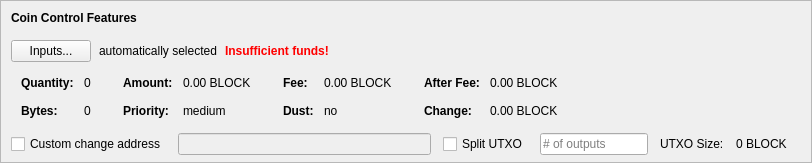
    <widget class="QFrame" name="frameCoinControl">
     <property name="sizePolicy">
      <sizepolicy hsizetype="Expanding" vsizetype="Expanding">
       <horstretch>0</horstretch>
       <verstretch>0</verstretch>
      </sizepolicy>
     </property>
     <property name="maximumSize">
      <size>
       <width>16777215</width>
       <height>16777215</height>
      </size>
     </property>
     <property name="frameShape">
      <enum>QFrame::StyledPanel</enum>
     </property>
     <property name="frameShadow">
      <enum>QFrame::Sunken</enum>
     </property>
     <layout class="QVBoxLayout" name="verticalLayoutCoinControl2">
      <property name="spacing">
       <number>0</number>
      </property>
      <property name="leftMargin">
       <number>0</number>
      </property>
      <property name="topMargin">
       <number>0</number>
      </property>
      <property name="rightMargin">
       <number>0</number>
      </property>
      <property name="bottomMargin">
       <number>6</number>
      </property>
      <item>
       <layout class="QVBoxLayout" name="verticalLayoutCoinControl" stretch="0,0,0,0,1">
        <property name="spacing">
         <number>0</number>
        </property>
        <property name="leftMargin">
         <number>10</number>
        </property>
        <property name="topMargin">
         <number>10</number>
        </property>
        <item>
         <layout class="QHBoxLayout" name="horizontalLayoutCoinControl1">
          <property name="bottomMargin">
           <number>15</number>
          </property>
          <item>
           <widget class="QLabel" name="labelCoinControlFeatures">
            <property name="sizePolicy">
             <sizepolicy hsizetype="Preferred" vsizetype="Maximum">
              <horstretch>0</horstretch>
              <verstretch>0</verstretch>
             </sizepolicy>
            </property>
            <property name="font">
             <font>
              <weight>75</weight>
              <bold>true</bold>
             </font>
            </property>
            <property name="styleSheet">
             <string notr="true">font-weight:bold;</string>
            </property>
            <property name="text">
             <string>Coin Control Features</string>
            </property>
           </widget>
          </item>
         </layout>
        </item>
        <item>
         <layout class="QHBoxLayout" name="horizontalLayoutCoinControl2" stretch="0,0,0,0">
          <property name="spacing">
           <number>8</number>
          </property>
          <property name="bottomMargin">
           <number>10</number>
          </property>
          <item>
           <widget class="QPushButton" name="pushButtonCoinControl">
            <property name="styleSheet">
             <string notr="true"/>
            </property>
            <property name="text">
             <string>Inputs...</string>
            </property>
            <property name="autoDefault">
             <bool>false</bool>
            </property>
           </widget>
          </item>
          <item>
           <widget class="QLabel" name="labelCoinControlAutomaticallySelected">
            <property name="text">
             <string>automatically selected</string>
            </property>
            <property name="margin">
             <number>5</number>
            </property>
           </widget>
          </item>
          <item>
           <widget class="QLabel" name="labelCoinControlInsuffFunds">
            <property name="font">
             <font>
              <weight>75</weight>
              <bold>true</bold>
             </font>
            </property>
            <property name="styleSheet">
             <string notr="true">color:red;font-weight:bold;</string>
            </property>
            <property name="text">
             <string>Insufficient funds!</string>
            </property>
            <property name="margin">
             <number>5</number>
            </property>
           </widget>
          </item>
          <item>
           <spacer name="horizontalSpacerCoinControl">
            <property name="orientation">
             <enum>Qt::Horizontal</enum>
            </property>
            <property name="sizeHint" stdset="0">
             <size>
              <width>40</width>
              <height>1</height>
             </size>
            </property>
           </spacer>
          </item>
         </layout>
        </item>
        <item>
         <widget class="QWidget" name="widgetCoinControl" native="true">
          <property name="sizePolicy">
           <sizepolicy hsizetype="Preferred" vsizetype="Preferred">
            <horstretch>0</horstretch>
            <verstretch>0</verstretch>
           </sizepolicy>
          </property>
          <property name="minimumSize">
           <size>
            <width>0</width>
            <height>0</height>
           </size>
          </property>
          <property name="styleSheet">
           <string notr="true"/>
          </property>
          <layout class="QHBoxLayout" name="horizontalLayoutCoinControl5">
           <property name="leftMargin">
            <number>0</number>
           </property>
           <property name="topMargin">
            <number>0</number>
           </property>
           <property name="rightMargin">
            <number>0</number>
           </property>
           <property name="bottomMargin">
            <number>0</number>
           </property>
           <item>
            <layout class="QHBoxLayout" name="horizontalLayoutCoinControl3" stretch="0,0,0,1">
             <property name="spacing">
              <number>20</number>
             </property>
             <property name="topMargin">
              <number>0</number>
             </property>
             <property name="bottomMargin">
              <number>10</number>
             </property>
             <item>
              <layout class="QFormLayout" name="formLayoutCoinControl1">
               <property name="horizontalSpacing">
                <number>10</number>
               </property>
               <property name="verticalSpacing">
                <number>14</number>
               </property>
               <property name="leftMargin">
                <number>10</number>
               </property>
               <property name="topMargin">
                <number>4</number>
               </property>
               <property name="rightMargin">
                <number>6</number>
               </property>
               <item row="0" column="0">
                <widget class="QLabel" name="labelCoinControlQuantityText">
                 <property name="font">
                  <font>
                   <weight>75</weight>
                   <bold>true</bold>
                  </font>
                 </property>
                 <property name="text">
                  <string>Quantity:</string>
                 </property>
                 <property name="margin">
                  <number>0</number>
                 </property>
                </widget>
               </item>
               <item row="0" column="1">
                <widget class="QLabel" name="labelCoinControlQuantity">
                 <property name="cursor">
                  <cursorShape>IBeamCursor</cursorShape>
                 </property>
                 <property name="contextMenuPolicy">
                  <enum>Qt::ActionsContextMenu</enum>
                 </property>
                 <property name="text">
                  <string notr="true">0</string>
                 </property>
                 <property name="margin">
                  <number>0</number>
                 </property>
                 <property name="textInteractionFlags">
                  <set>Qt::LinksAccessibleByMouse|Qt::TextSelectableByKeyboard|Qt::TextSelectableByMouse</set>
                 </property>
                </widget>
               </item>
               <item row="1" column="0">
                <widget class="QLabel" name="labelCoinControlBytesText">
                 <property name="font">
                  <font>
                   <weight>75</weight>
                   <bold>true</bold>
                  </font>
                 </property>
                 <property name="text">
                  <string>Bytes:</string>
                 </property>
                </widget>
               </item>
               <item row="1" column="1">
                <widget class="QLabel" name="labelCoinControlBytes">
                 <property name="cursor">
                  <cursorShape>IBeamCursor</cursorShape>
                 </property>
                 <property name="contextMenuPolicy">
                  <enum>Qt::ActionsContextMenu</enum>
                 </property>
                 <property name="text">
                  <string notr="true">0</string>
                 </property>
                 <property name="textInteractionFlags">
                  <set>Qt::LinksAccessibleByMouse|Qt::TextSelectableByKeyboard|Qt::TextSelectableByMouse</set>
                 </property>
                </widget>
               </item>
              </layout>
             </item>
             <item>
              <layout class="QFormLayout" name="formLayoutCoinControl2">
               <property name="horizontalSpacing">
                <number>10</number>
               </property>
               <property name="verticalSpacing">
                <number>14</number>
               </property>
               <property name="leftMargin">
                <number>6</number>
               </property>
               <property name="topMargin">
                <number>4</number>
               </property>
               <property name="rightMargin">
                <number>6</number>
               </property>
               <item row="0" column="0">
                <widget class="QLabel" name="labelCoinControlAmountText">
                 <property name="font">
                  <font>
                   <weight>75</weight>
                   <bold>true</bold>
                  </font>
                 </property>
                 <property name="text">
                  <string>Amount:</string>
                 </property>
                 <property name="margin">
                  <number>0</number>
                 </property>
                </widget>
               </item>
               <item row="0" column="1">
                <widget class="QLabel" name="labelCoinControlAmount">
                 <property name="cursor">
                  <cursorShape>IBeamCursor</cursorShape>
                 </property>
                 <property name="contextMenuPolicy">
                  <enum>Qt::ActionsContextMenu</enum>
                 </property>
                 <property name="text">
                  <string notr="true">0.00 BLOCK</string>
                 </property>
                 <property name="textInteractionFlags">
                  <set>Qt::LinksAccessibleByMouse|Qt::TextSelectableByKeyboard|Qt::TextSelectableByMouse</set>
                 </property>
                </widget>
               </item>
               <item row="1" column="0">
                <widget class="QLabel" name="labelCoinControlPriorityText">
                 <property name="font">
                  <font>
                   <weight>75</weight>
                   <bold>true</bold>
                  </font>
                 </property>
                 <property name="text">
                  <string>Priority:</string>
                 </property>
                </widget>
               </item>
               <item row="1" column="1">
                <widget class="QLabel" name="labelCoinControlPriority">
                 <property name="cursor">
                  <cursorShape>IBeamCursor</cursorShape>
                 </property>
                 <property name="contextMenuPolicy">
                  <enum>Qt::ActionsContextMenu</enum>
                 </property>
                 <property name="text">
                  <string>medium</string>
                 </property>
                 <property name="textInteractionFlags">
                  <set>Qt::LinksAccessibleByMouse|Qt::TextSelectableByKeyboard|Qt::TextSelectableByMouse</set>
                 </property>
                </widget>
               </item>
              </layout>
             </item>
             <item>
              <layout class="QFormLayout" name="formLayoutCoinControl3">
               <property name="horizontalSpacing">
                <number>10</number>
               </property>
               <property name="verticalSpacing">
                <number>14</number>
               </property>
               <property name="leftMargin">
                <number>6</number>
               </property>
               <property name="topMargin">
                <number>4</number>
               </property>
               <property name="rightMargin">
                <number>6</number>
               </property>
               <item row="0" column="0">
                <widget class="QLabel" name="labelCoinControlFeeText">
                 <property name="font">
                  <font>
                   <weight>75</weight>
                   <bold>true</bold>
                  </font>
                 </property>
                 <property name="text">
                  <string>Fee:</string>
                 </property>
                 <property name="margin">
                  <number>0</number>
                 </property>
                </widget>
               </item>
               <item row="0" column="1">
                <widget class="QLabel" name="labelCoinControlFee">
                 <property name="cursor">
                  <cursorShape>IBeamCursor</cursorShape>
                 </property>
                 <property name="contextMenuPolicy">
                  <enum>Qt::ActionsContextMenu</enum>
                 </property>
                 <property name="text">
                  <string notr="true">0.00 BLOCK</string>
                 </property>
                 <property name="textInteractionFlags">
                  <set>Qt::LinksAccessibleByMouse|Qt::TextSelectableByKeyboard|Qt::TextSelectableByMouse</set>
                 </property>
                </widget>
               </item>
               <item row="1" column="0">
                <widget class="QLabel" name="labelCoinControlLowOutputText">
                 <property name="font">
                  <font>
                   <weight>75</weight>
                   <bold>true</bold>
                  </font>
                 </property>
                 <property name="text">
                  <string>Dust:</string>
                 </property>
                </widget>
               </item>
               <item row="1" column="1">
                <widget class="QLabel" name="labelCoinControlLowOutput">
                 <property name="cursor">
                  <cursorShape>IBeamCursor</cursorShape>
                 </property>
                 <property name="contextMenuPolicy">
                  <enum>Qt::ActionsContextMenu</enum>
                 </property>
                 <property name="text">
                  <string>no</string>
                 </property>
                 <property name="textInteractionFlags">
                  <set>Qt::LinksAccessibleByMouse|Qt::TextSelectableByKeyboard|Qt::TextSelectableByMouse</set>
                 </property>
                </widget>
               </item>
              </layout>
             </item>
             <item>
              <layout class="QFormLayout" name="formLayoutCoinControl4">
               <property name="horizontalSpacing">
                <number>10</number>
               </property>
               <property name="verticalSpacing">
                <number>14</number>
               </property>
               <property name="leftMargin">
                <number>6</number>
               </property>
               <property name="topMargin">
                <number>4</number>
               </property>
               <property name="rightMargin">
                <number>6</number>
               </property>
               <item row="0" column="0">
                <widget class="QLabel" name="labelCoinControlAfterFeeText">
                 <property name="font">
                  <font>
                   <weight>75</weight>
                   <bold>true</bold>
                  </font>
                 </property>
                 <property name="text">
                  <string>After Fee:</string>
                 </property>
                 <property name="margin">
                  <number>0</number>
                 </property>
                </widget>
               </item>
               <item row="0" column="1">
                <widget class="QLabel" name="labelCoinControlAfterFee">
                 <property name="cursor">
                  <cursorShape>IBeamCursor</cursorShape>
                 </property>
                 <property name="contextMenuPolicy">
                  <enum>Qt::ActionsContextMenu</enum>
                 </property>
                 <property name="text">
                  <string notr="true">0.00 BLOCK</string>
                 </property>
                 <property name="textInteractionFlags">
                  <set>Qt::LinksAccessibleByMouse|Qt::TextSelectableByKeyboard|Qt::TextSelectableByMouse</set>
                 </property>
                </widget>
               </item>
               <item row="1" column="0">
                <widget class="QLabel" name="labelCoinControlChangeText">
                 <property name="font">
                  <font>
                   <weight>75</weight>
                   <bold>true</bold>
                  </font>
                 </property>
                 <property name="text">
                  <string>Change:</string>
                 </property>
                </widget>
               </item>
               <item row="1" column="1">
                <widget class="QLabel" name="labelCoinControlChange">
                 <property name="cursor">
                  <cursorShape>IBeamCursor</cursorShape>
                 </property>
                 <property name="contextMenuPolicy">
                  <enum>Qt::ActionsContextMenu</enum>
                 </property>
                 <property name="text">
                  <string notr="true">0.00 BLOCK</string>
                 </property>
                 <property name="textInteractionFlags">
                  <set>Qt::LinksAccessibleByMouse|Qt::TextSelectableByKeyboard|Qt::TextSelectableByMouse</set>
                 </property>
                </widget>
               </item>
              </layout>
             </item>
            </layout>
           </item>
          </layout>
         </widget>
        </item>
        <item>
         <layout class="QHBoxLayout" name="horizontalLayoutCoinControl4" stretch="0,0,0,0,0,0,0">
          <property name="spacing">
           <number>12</number>
          </property>
          <property name="sizeConstraint">
           <enum>QLayout::SetDefaultConstraint</enum>
          </property>
          <property name="topMargin">
           <number>5</number>
          </property>
          <property name="rightMargin">
           <number>5</number>
          </property>
          <item>
           <widget class="QCheckBox" name="checkBoxCoinControlChange">
            <property name="toolTip">
             <string>If this is activated, but the change address is empty or invalid, change will be sent to a newly generated address.</string>
            </property>
            <property name="text">
             <string>Custom change address</string>
            </property>
           </widget>
          </item>
          <item>
           <widget class="QValidatedLineEdit" name="lineEditCoinControlChange">
            <property name="enabled">
             <bool>false</bool>
            </property>
            <property name="sizePolicy">
             <sizepolicy hsizetype="Expanding" vsizetype="Fixed">
              <horstretch>0</horstretch>
              <verstretch>0</verstretch>
             </sizepolicy>
            </property>
           </widget>
          </item>
          <item>
           <widget class="QCheckBox" name="splitBlockCheckBox">
            <property name="text">
             <string>Split UTXO</string>
            </property>
           </widget>
          </item>
          <item>
           <widget class="QLineEdit" name="splitBlockLineEdit">
            <property name="sizePolicy">
             <sizepolicy hsizetype="Fixed" vsizetype="Fixed">
              <horstretch>50</horstretch>
              <verstretch>0</verstretch>
             </sizepolicy>
            </property>
            <property name="placeholderText">
             <string># of outputs</string>
            </property>
           </widget>
          </item>
          <item>
           <widget class="QLabel" name="labelBlockSizeText">
            <property name="text">
             <string>UTXO Size:</string>
            </property>
           </widget>
          </item>
          <item>
           <widget class="QLabel" name="labelBlockSize">
            <property name="text">
             <string>0 BLOCK</string>
            </property>
           </widget>
          </item>
          <item>
           <widget class="QLabel" name="labelCoinControlChangeLabel">
            <property name="sizePolicy">
             <sizepolicy hsizetype="Preferred" vsizetype="Expanding">
              <horstretch>0</horstretch>
              <verstretch>0</verstretch>
             </sizepolicy>
            </property>
            <property name="minimumSize">
             <size>
              <width>0</width>
              <height>0</height>
             </size>
            </property>
            <property name="text">
             <string/>
            </property>
            <property name="margin">
             <number>3</number>
            </property>
           </widget>
          </item>
         </layout>
        </item>
        <item>
         <spacer name="verticalSpacerCoinControl">
          <property name="orientation">
           <enum>Qt::Vertical</enum>
          </property>
          <property name="sizeHint" stdset="0">
           <size>
            <width>800</width>
            <height>1</height>
           </size>
          </property>
         </spacer>
        </item>
       </layout>
      </item>
     </layout>
    </widget>
